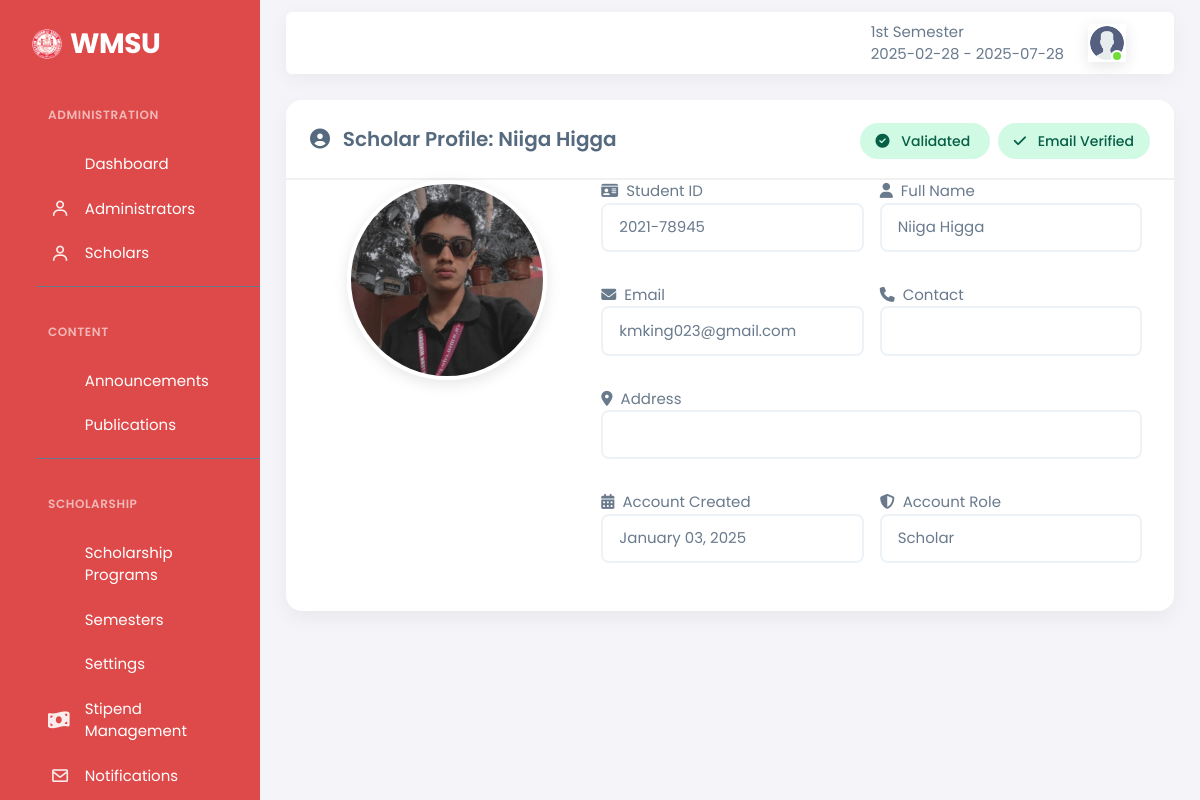
/scholars/account_profiles.php?account=34 (signed in), run on the app's committed database.
### tables this page shows
CREATE TABLE `settings` (
  `settingsID` int(11) NOT NULL,
  `Logo` varchar(100) NOT NULL DEFAULT 'logo.png',
  `Name` varchar(1000) NOT NULL,
  `email` varchar(28) NOT NULL,
  `contact` varchar(80) NOT NULL,
  `address` varchar(180) NOT NULL,
  `color` varchar(28) NOT NULL,
  `description` varchar(2000) DEFAULT NULL,
  `text_color` varchar(28) NOT NULL,
  `abbreviation` varchar(28) NOT NULL,
  `hero_title` varchar(255) DEFAULT 'Transform Your Future with',
  `hero_subtitle` text DEFAULT 'Access life-changing scholarship opportunities and take control of your academic journey at.',
  `navbar_color` varchar(50) DEFAULT NULL,
  `navbar_font_color` varchar(50) DEFAULT '#2d3436'
);

CREATE TABLE `semester` (
  `semesterID` int(11) NOT NULL,
  `sememestrName` varchar(88) NOT NULL,
  `date_start` varchar(20) NOT NULL,
  `date_end` varchar(20) NOT NULL,
  `flag` int(11) NOT NULL DEFAULT 0
);

CREATE TABLE `users` (
  `userID` int(11) NOT NULL,
  `studentID` varchar(88) NOT NULL,
  `profile` varchar(88) NOT NULL DEFAULT 'logo.png',
  `cor` varchar(88) DEFAULT NULL,
  `first_name` varchar(50) NOT NULL,
  `last_name` varchar(50) NOT NULL,
  `address` varchar(50) NOT NULL,
  `contact` varchar(50) NOT NULL,
  `email` varchar(50) NOT NULL,
  `password` varchar(250) NOT NULL,
  `code` int(11) NOT NULL,
  `status` varchar(50) NOT NULL,
  `roles` int(11) NOT NULL DEFAULT 3,
  `account_verifyer` int(11) NOT NULL DEFAULT 0,
  `created_account` timestamp NOT NULL DEFAULT current_timestamp()
);

### scholars/controls.php (called while the page is built, shortened)
<?php
require_once "../central_control.php";
$email = $_SESSION['email'];
$password = $_SESSION['password'];
if ($email != false && $password != false) {
    $stmt = $pdo->prepare("SELECT * FROM users WHERE email = :email");
    $stmt->bindParam(':email', $email);
    $stmt->execute();
    if ($stmt->execute()) {
        $fetch_info = $stmt->fetch(PDO::FETCH_ASSOC);
        $roles = $fetch_info['roles'];
    }
} else {
    header('Location: ../login.php');
}
    ?>
    <?php
if (isset($_GET['account'])) {
    $account = $_GET['account'];
    $stmt = $pdo->prepare("SELECT * FROM users WHERE userID =:userID");
    $stmt->bindParam(":userID", $account, PDO::PARAM_INT);
    $stmt->execute();
    $details = $stmt->fetch();
}
$setting = $pdo->prepare("SELECT * FROM settings WHERE settingsID = 1");
$setting->execute();
$settings = $setting->fetch();
$semdetail = $pdo->prepare("SELECT * FROM semester WHERE flag = 1");
$semdetail->execute();
$semdetails = $semdetail->fetch();
$verified = $pdo->prepare("SELECT * FROM users WHERE roles = 3 AND status = 'verified'");
$verified->execute();
$user_check = $verified->fetchAll();
$sem = $pdo->prepare("SELECT * FROM semester");
$sem->execute();
$semesters = $sem->fetchAll();
?>

### scholars/account_profiles.php (the view, shortened to what this page needs)
<?php include "./head.php";
?>
<body>
    <?php include "./controls.php";
    ; ?>
    <div class="layout-wrapper layout-content-navbar">
        <div class="layout-container">
            <?php include "./sidebar.php"; ?>
            <div class="layout-page">
                <?php include "./topbar.php"; ?>
                <div class="content-wrapper">
                    <div class="container-xxl flex-grow-1 container-p-y">
                        <link rel="stylesheet"
                            href="https://cdnjs.cloudflare.com/ajax/libs/font-awesome/6.4.0/css/all.min.css">
                        <div class="card">
                            <div class="card-header d-flex justify-content-between align-items-center">
                                <h4>
                                    <i class="fas fa-user-circle me-2"></i>
                                    Scholar Profile: <?php echo $details['first_name'] . " " . $details['last_name'] ?>
                                </h4>
                                <div>
                                    <span
                                        class="account-badge <?php echo $details['account_verifyer'] == 0 ? 'pending' : 'verified' ?>">
                                        <i
                                            class="fas <?php echo $details['account_verifyer'] == 0 ? 'fa-clock' : 'fa-check-circle' ?> me-2"></i>
                                        <?php echo $details['account_verifyer'] == 0 ? 'Not Validated' : 'Validated' ?>
                                    </span>
                                    <span
                                        class="account-badge <?php echo $details['status'] == 'verified' ? 'verified' : 'pending' ?> ms-2">
                                        <i
                                            class="fas <?php echo $details['status'] == 'verified' ? 'fa-check' : 'fa-hourglass' ?> me-2"></i>
                                        <?php echo $details['status'] == 'verified' ? 'Email Verified' : 'Email Pending' ?>
                                    </span>
                                </div>
                            </div>
                            <div class="card-body">
                                <div class="row">
                                    <div class="col-sm-4 text-center">
                                        <div class="profile-wrapper">
                                            <img src="../assets/images/profile/<?php echo $details['profile'] ?>"
                                                alt="Scholar Profile" class="profile-image">
                                        </div>
                                    </div>
                                    <div class="col-sm-8">
                                        <div class="row g-3">
                                            <div class="col-sm-6">
                                                <label><i class="fas fa-id-card me-2"></i>Student ID</label>
                                                <input type="text" class="form-control"
                                                    value="<?php echo $details['studentID'] ?>" readonly>
                                            </div>
                                            <div class="col-sm-6">
                                                <label><i class="fas fa-user me-2"></i>Full Name</label>
                                                <input type="text" class="form-control"
                                                    value="<?php echo $details['first_name'] . ' ' . $details['last_name'] ?>"
                                                    readonly>
                                            </div>
                                            <div class="col-sm-6">
                                                <label><i class="fas fa-envelope me-2"></i>Email</label>
                                                <input type="text" class="form-control"
                                                    value="<?php echo $details['email'] ?>" readonly>
                                            </div>
                                            <div class="col-sm-6">
                                                <label><i class="fas fa-phone me-2"></i>Contact</label>
                                                <input type="text" class="form-control"
                                                    value="<?php echo $details['contact'] ?>" readonly>
                                            </div>
                                            <div class="col-12">
                                                <label><i class="fas fa-map-marker-alt me-2"></i>Address</label>
                                                <input type="text" class="form-control"
                                                    value="<?php echo $details['address'] ?>" readonly>
                                            </div>
                                            <div class="col-sm-6">
                                                <label><i class="fas fa-calendar-alt me-2"></i>Account Created</label>
                                                <input type="text" class="form-control"
                                                    value="<?php echo date('F d, Y', strtotime($details['created_account'])) ?>"
                                                    readonly>
                                            </div>
                                            <div class="col-sm-6">
                                                <label><i class="fas fa-shield-alt me-2"></i>Account Role</label>
                                                <input type="text" class="form-control"
                                                    value="<?php echo $details['roles'] == 3 ? 'Scholar' : ($details['roles'] == 2 ? 'Moderator' : 'Administrator') ?>"
                                                    readonly>
                                            </div>
                                        </div>
                                    </div>
                                </div>
                            </div>
                        </div>
                    </div>
                    <?php include "./footer.php"; ?>

### scholars/sidebar.php (shortened to what this page needs)
<link href="https://cdn.jsdelivr.net/npm/tailwindcss@2.2.19/dist/tailwind.min.css" rel="stylesheet">
<aside id="layout-menu" class="layout-menu menu-vertical menu"
  style="background-color: <?php echo $settings['color'] ?>">
  <div class="app-brand demo">
    <a href="system_description.php" class="app-brand-link">
      <span class="app-brand-logo demo">
        <img src="../assets/images/logo/<?php echo $settings['Logo'] ?>" alt="" class="img-fluid d-none d-sm-block"
          width="30px">
      </span>
      <span
        class="app-brand-text demo menu-text fw-bold ms-2 tcolor text-uppercase"><?php echo $settings['abbreviation'] ?></span>
    </a>
  </div>
  <ul class="menu-inner py-1">
    <?php if ($roles == 1) { ?>
      <div class="menu-header">Administration</div>
      <li class="menu-item <?php if ($a == 1) { echo "active"; } ?>">
        <a href="index.php" class="menu-link tcolor hover:shadow-sm">
          <div data-i18n="Basic">Dashboard</div>
        </a>
      </li>
      <li class="menu-item <?php if ($a == 2) { echo "active"; } ?>">
        <a href="user.php" class="menu-link tcolor hover:shadow-sm">
          <i class="menu-icon tf-icons bx bx-user"></i>
          <div data-i18n="Basic">Administrators</div>
        </a>
      </li>
      <li class="menu-item <?php if ($a == 9) { echo "active"; } ?>">
        <a href="scholars.php" class="menu-link tcolor hover:shadow-sm">
          <i class="menu-icon tf-icons bx bx-user"></i>
          <div data-i18n="Basic">Scholars</div>
        </a>
      </li>
      <div class="menu-divider"></div>
      <div class="menu-header">Content</div>
      <li class="menu-item <?php if ($a == 8) { echo "active"; } ?>">
        <a href="bulletin.php" class="menu-link tcolor hover:shadow-sm">
          <div data-i18n="Basic">Announcements</div>
        </a>
      </li>
      <li class="menu-item <?php if ($a == 7) { echo "active"; } ?>">
        <a href="publications.php" class="menu-link tcolor hover:shadow-sm">
          <div data-i18n="Basic">Publications</div>
        </a>
      </li>
      <div class="menu-divider"></div>
      <div class="menu-header">Scholarship</div>
      <li class="menu-item <?php if ($a == 3) { echo "active"; } ?>">
        <a href="scholarships.php" class="menu-link tcolor hover:shadow-sm">
          <div data-i18n="Basic">Scholarship Programs</div>
        </a>
      </li>
      <li class="menu-item <?php if ($a == 4) { echo "active"; } ?>">
        <a href="semeters.php" class="menu-link tcolor hover:shadow-sm">
          <div data-i18n="Basic">Semesters</div>
        </a>
      </li>
      <li class="menu-item <?php if ($a == 5) { echo "active"; } ?>">
        <a href="settings.php" class="menu-link tcolor hover:shadow-sm">
          <div data-i18n="Basic">Settings</div>
        </a>
      </li>
      <?php if ($roles != 3): ?>
        <li class="menu-item">
          <a href="stipend_management.php" class="menu-link tcolor hover:shadow-sm">
            <i class="menu-icon tf-icons fas fa-money-bill-wave"></i>
            <div data-i18n="Analytics">Stipend Management</div>
          </a>
        </li>
      <?php endif; ?>
      <?php if ($roles == 1 || $roles == 2): ?>
        <li class="menu-item">
          <a href="test_notification.php" class="menu-link tcolor hover:shadow-sm">
            <i class="menu-icon tf-icons bx bx-envelope"></i>
            <div data-i18n="Test Notifications">Notifications</div>
          </a>
        </li>
      <?php endif; ?>
    <?php } ?>
  </ul>
</aside>

### scholars/topbar.php (shortened to what this page needs)
<nav class="layout-navbar container-xxl navbar navbar-expand-xl navbar-detached align-items-center bg-navbar-theme "
            id="layout-navbar">
            <div class="navbar-nav-right d-flex align-items-center" id="navbar-collapse">
              <ul class="navbar-nav flex-row align-items-center ms-auto">
                <li><?php echo $semdetails['sememestrName']."<br> ".$semdetails['date_start']." - ".$semdetails['date_end']?></li>
                <li class="nav-item navbar-dropdown dropdown-user dropdown">
                  <a class="nav-link dropdown-toggle hide-arrow" href="javascript:void(0);" data-bs-toggle="dropdown">
                    <div class="avatar avatar-online">
                      <img src="../assets/images/profile/<?php echo $fetch_info['profile']?>" alt class="w-px-40 h-auto rounded-circle" />
                    </div>
                  </a>
                </li>
              </ul>
            </div>
          </nav>

### assets/css/demo.css (style rules this page uses)
.menu .app-brand.demo { height: 64px; margin-top: 12px; }
.app-brand-text.demo { font-size: 1.75rem; letter-spacing: -0.5px; text-transform: lowercase; }

### scholars/topbar.php (style rules this page uses)
.layout-navbar { font-family: 'Poppins', sans-serif; backdrop-filter: blur(10px); background: rgba(255, 255, 255, 0.95) !important; box-shadow: 0 4px 20px rgba(0, 0, 0, 0.05); }
.navbar-nav { gap: 1rem; }
.avatar { border: 2px solid #fff; box-shadow: 0 4px 15px rgba(0, 0, 0, 0.1); transition: transform 0.3s ease; }
.navbar-nav-right { max-width: 400px; margin-left: auto; padding: 0 1rem; }

### scholars/account_profiles.php (style rules this page uses)
body { font-family: 'Poppins', sans-serif; }
.card { border: none; border-radius: 16px; box-shadow: 0 8px 20px rgba(0, 0, 0, 0.05); overflow: hidden; }
.card-header { background: white; color: #2d3436; padding: 1.5rem; border-bottom: 2px solid #f1f1f1; font-size: 1.25rem; font-weight: 600; }
.card-body { padding: 2rem; }
.profile-image { width: 200px; height: 200px; object-fit: cover; border-radius: 50%; border: 4px solid white; box-shadow: 0 4px 15px rgba(0, 0, 0, 0.1); margin-bottom: 1.5rem; }
.form-control { border: 2px solid #edf2f7; border-radius: 10px; padding: 0.8rem 1rem; font-family: 'Poppins', sans-serif; transition: all 0.3s ease; margin-bottom: 1rem; }
.profile-wrapper { width: 200px; height: 200px; margin: 0 auto; position: relative; }
.profile-image { width: 100%; height: 100%; border-radius: 50%; object-fit: cover; border: 4px solid white; box-shadow: 0 4px 15px rgba(0, 0, 0, 0.1); }
.account-badge { padding: 0.5rem 1rem; border-radius: 20px; font-size: 0.875rem; font-weight: 500; }
.account-badge.verified { background: #d1fae5; color: #065f46; }
.form-control { border-radius: 8px; border: 2px solid #edf2f7; padding: 0.7rem 1rem; }

### data on the page
settings: Logo (picture), abbreviation "WMSU"
semester: sememestrName "1st Semester", date_start "2025-02-28", date_end "2025-07-28"
users: profile (picture)
users: first_name "Niiga", last_name "Higga", profile (picture), studentID "2021-78945", first_name+last_name "Niiga Higga", email "kmking023@gmail.com", created_account "January 03, 2025", roles "Scholar"
